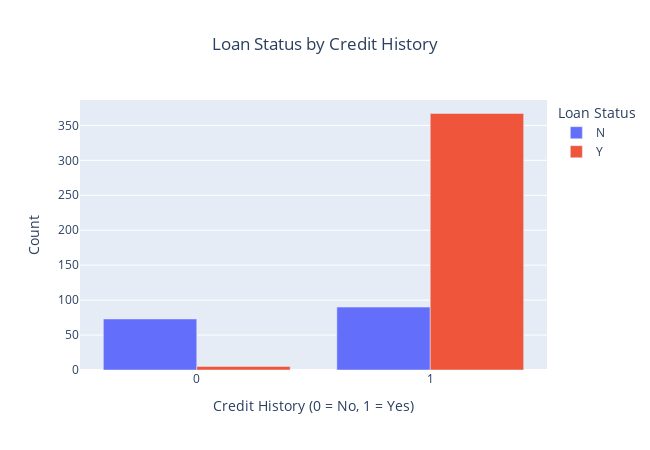

Notebook source saved alongside this figure:
### Markdown cell above
**3. Loan Approval by Credit History**

### Code cell
credit_counts = (
    df1
    .groupby(["Credit_History", "Loan_Status"])
    .size()
    .reset_index(name="Count")
)
fig = px.bar(
    credit_counts,
    x="Credit_History",
    y="Count",
    color="Loan_Status",
    barmode="group",
    title="Loan Status by Credit History",
    labels={
        "Credit_History": "Credit History (0 = No, 1 = Yes)",
        "Loan_Status": "Loan Status",
        "Count": "Count"
    }
)

fig.update_layout(
    width=650,
    height=450,
    title_x=0.5
)

fig.show()

### Figure 1 — Plotly figure (JSON) as saved in the notebook; plotly's stock layout.template omitted (floating-point values rounded to 4 significant figures)
{"data": [{"alignmentgroup": "True", "hovertemplate": "Loan Status=N<br>Credit History (0 = No, 1 = Yes)=%{x}<br>Count=%{y}<extra></extra>", "legendgroup": "N", "marker": {"color": "#636efa", "pattern": {"shape": ""}}, "name": "N", "offsetgroup": "N", "orientation": "v", "showlegend": true, "textposition": "auto", "type": "bar", "x": [0.0, 1.0], "xaxis": "x", "y": [73, 90], "yaxis": "y"}, {"alignmentgroup": "True", "hovertemplate": "Loan Status=Y<br>Credit History (0 = No, 1 = Yes)=%{x}<br>Count=%{y}<extra></extra>", "legendgroup": "Y", "marker": {"color": "#EF553B", "pattern": {"shape": ""}}, "name": "Y", "offsetgroup": "Y", "orientation": "v", "showlegend": true, "textposition": "auto", "type": "bar", "x": [0.0, 1.0], "xaxis": "x", "y": [5, 367], "yaxis": "y"}], "layout": {"barmode": "group", "height": 450, "legend": {"title": {"text": "Loan Status"}, "tracegroupgap": 0}, "title": {"text": "Loan Status by Credit History", "x": 0.5}, "width": 650, "xaxis": {"anchor": "y", "domain": [0, 1], "title": {"text": "Credit History (0 = No, 1 = Yes)"}}, "yaxis": {"anchor": "x", "domain": [0, 1], "title": {"text": "Count"}}}}
